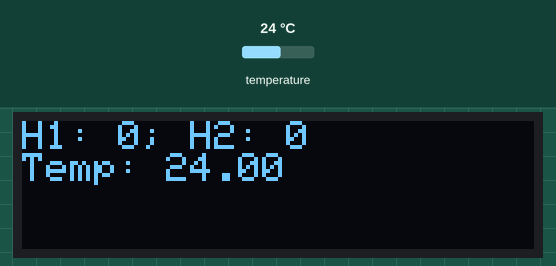
Recording of a sketch running on a simulated ESP8266 (NodeMCU). On the bench: 128×32 one-colour display. Inputs (shaded band) come from the test bench; at power-on: temperature 24 °C. The display library's start-up logo is not drawn; what the sketch prints to the serial monitor is not drawn.

Above: at 2.5 s.
2.6 s: temperature set to 12 °C
At 4.5 s:
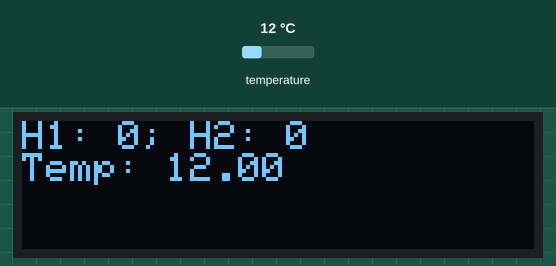
4.8 s: temperature set to 19 °C
At 6.5 s:
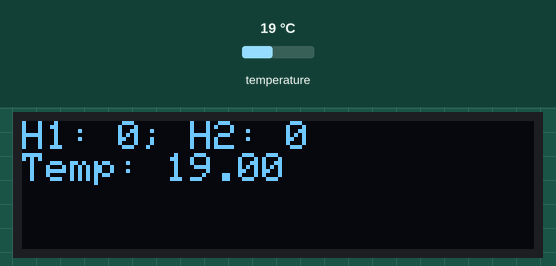
6.9 s: temperature set to 28 °C
At 8.4 s:
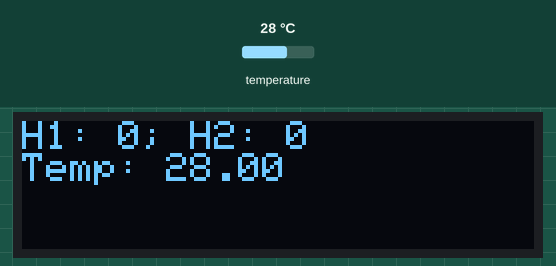
Timing chart, 0 to 9.9 s (numbered marks = the images above; inputs shaded):
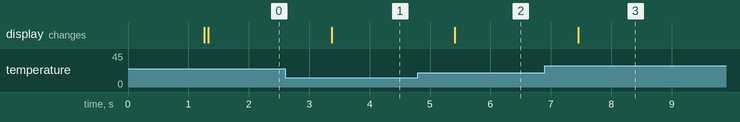

Measured:
- after the input at 2.6 s, the display: changes after 0.77 s (image 1)
- after the input at 4.8 s, the display: changes after 0.61 s (image 2)
- after the input at 6.9 s, the display: changes after 0.55 s (image 3)

The sketch:

thermostat.ino
```cpp
#include <OneWire.h>

byte type_s;
byte addr[8];
OneWire  ds(D5);  // on pin 10 (a 4.7K resistor is necessary)

#define H1PIN D6
#define H2PIN D7

// display initialization
#include <SPI.h>
#include <Wire.h>
#include <Adafruit_GFX.h>
#include <Adafruit_SSD1306.h>

#define SCREEN_WIDTH 128 // OLED display width, in pixels
#define SCREEN_HEIGHT 32 // OLED display height, in pixels

// Declaration for an SSD1306 display connected to I2C (SDA, SCL pins)
#define OLED_RESET     -1 // Reset pin # (or -1 if sharing Arduino reset pin)
Adafruit_SSD1306 display(SCREEN_WIDTH, SCREEN_HEIGHT, &Wire, OLED_RESET);

float targetTemp = 70.0;
float histeresis = 1.0;
float heating = false;

void setup()
{
  Serial.begin(115200);

  // initialize the temp sensor
  pinMode(D5, INPUT_PULLUP);     // Initialize the LED_BUILTIN pin as an output
  delay(250);
  initTempSensor();

  // heater relay init
  //initHeaterPins();
  initDisplay();
}

void loop() {
  // put your main code here, to run repeatedly:
  float temp;
  temp = measureTemp();
  Serial.println(temp);

  boolean heater1 = false;
  boolean heater2 = false;

  String heater1StatusStr = String("H1: ") + String(heater1) + String("; H2: ") + String(heater2);
  String tempStatusStr = String("Temp: ") +  String(temp);
  printStatus(heater1StatusStr, tempStatusStr, F(""));

  delay(1000);

}

void initHeaterPins()
{
    pinMode(H1PIN, OUTPUT);
    pinMode(H2PIN, OUTPUT);
}


void setHeaterState(int heater, boolean enabled)
{

  int heaterState = enabled ? HIGH : LOW;
  int heaterPin;
  if (heater == 1) {
    heaterPin = H1PIN;
  } else
  if (heater == 2) {
    heaterPin = H1PIN;
  } else {
    return;
  }

  digitalWrite(heaterPin, heaterState);
}


void initDisplay()
{
  if(!display.begin(SSD1306_SWITCHCAPVCC, 0x3C)) { // Address 0x3C for 128x32
    Serial.println(F("SSD1306 allocation failed"));
    for(;;); // Don't proceed, loop forever
  }
  display.display();

}

void printStatus(String line1, String line2, String line3) {
  display.clearDisplay();

  display.setTextSize(1);      // Normal 1:1 pixel scale
  display.setTextColor(SSD1306_WHITE); // Draw white text
  display.setCursor(0, 0);     // Start at top-left corner


  display.setCursor(0,0);             // Start at top-left corner
  display.println(line1);
  display.println(line2);
  display.println(line3);

  display.display();
}


void initTempSensor()
{
  byte i;
  byte present = 0;
  byte data[12];
  float celsius, fahrenheit;

  if ( !ds.search(addr)) {
    Serial.println("No more addresses.");
    Serial.println();
    ds.reset_search();
    delay(250);
    return;
  }

  Serial.print("ROM =");
  for( i = 0; i < 8; i++) {
    Serial.write(' ');
    Serial.print(addr[i], HEX);
  }

  if (OneWire::crc8(addr, 7) != addr[7]) {
      Serial.println("CRC is not valid!");
      return;
  }
  Serial.println();

  // the first ROM byte indicates which chip
  switch (addr[0]) {
    case 0x10:
      Serial.println("  Chip = DS18S20");  // or old DS1820
      type_s = 1;
      break;
    case 0x28:
      Serial.println("  Chip = DS18B20");
      type_s = 0;
      break;
    case 0x22:
      Serial.println("  Chip = DS1822");
      type_s = 0;
      break;
    default:
      Serial.println("Device is not a DS18x20 family device.");
      return;
  }

  ds.reset();
  ds.select(addr);
  ds.write(0x44, 1);        // start conversion, with parasite power on at the end

  delay(1000);     // maybe 750ms is enough, maybe not
  // we might do a ds.depower() here, but the reset will take care of it.

}


float measureTemp()
{

  byte i;
  byte present = 0;
  byte data[12];
  float celsius;

  ds.reset();
  ds.select(addr);
  ds.write(0x44, 1);        // start conversion, with parasite power on at the end

  present = ds.reset();
  ds.select(addr);
  ds.write(0xBE);         // Read Scratchpad

  for ( i = 0; i < 9; i++) {           // we need 9 bytes
    data[i] = ds.read();
  }

  // Convert the data to actual temperature
  // because the result is a 16 bit signed integer, it should
  // be stored to an "int16_t" type, which is always 16 bits
  // even when compiled on a 32 bit processor.
  int16_t raw = (data[1] << 8) | data[0];
  if (type_s) {
    raw = raw << 3; // 9 bit resolution default
    if (data[7] == 0x10) {
      // "count remain" gives full 12 bit resolution
      raw = (raw & 0xFFF0) + 12 - data[6];
    }
  } else {
    byte cfg = (data[4] & 0x60);
    // at lower res, the low bits are undefined, so let's zero them
    if (cfg == 0x00) raw = raw & ~7;  // 9 bit resolution, 93.75 ms
    else if (cfg == 0x20) raw = raw & ~3; // 10 bit res, 187.5 ms
    else if (cfg == 0x40) raw = raw & ~1; // 11 bit res, 375 ms
    //// default is 12 bit resolution, 750 ms conversion time
  }
  celsius = (float)raw / 16.0;
  return celsius;
}
```
